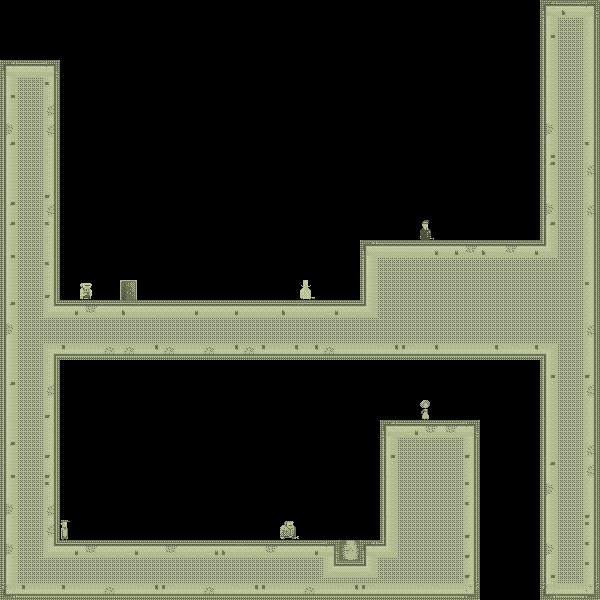

Rendered tile map (Tiled .tmx) drawn with the repository's tilesets; below, a short description and the full map source, tile grids included:
An orthogonal 30x30 tile map with 20x20 px tiles, 1 tile layer (bg).

<map version="1.0" orientation="orthogonal" width="30" height="30" tilewidth="20" tileheight="20">
 <tileset firstgid="1" name="tiles_sydney" tilewidth="20" tileheight="20">
  <image source="../../../../../SuperLemonadeFactory1989Content/Lemonade/tiles_management.png" width="400" height="400" />
  <terraintypes>
   <terrain name="regularBlocks" tile="-1" />
  </terraintypes>
  <tile id="8" terrain=",,,0" />
  <tile id="9" terrain=",,0,0" />
  <tile id="10" terrain=",,0,0" />
  <tile id="11" terrain=",,0,0" />
  <tile id="12" terrain=",,0,0" />
  <tile id="13" terrain=",,0,0" />
  <tile id="14" terrain=",,0," />
  <tile id="15" terrain="0,0,0," />
  <tile id="16" terrain="0,0,,0" />
  <tile id="28" terrain=",0,,0" />
  <tile id="34" terrain="0,,0," />
  <tile id="35" terrain="0,,0,0" />
  <tile id="36" terrain=",0,0,0" />
  <tile id="48" terrain=",0,,0" />
  <tile id="54" terrain="0,,0," />
  <tile id="68" terrain=",0,,0" />
  <tile id="74" terrain="0,,0," />
  <tile id="88" terrain=",0,,0" />
  <tile id="94" terrain="0,,0," />
  <tile id="108" terrain=",0,,0" />
  <tile id="114" terrain="0,,0," />
  <tile id="128" terrain=",0,," />
  <tile id="129" terrain="0,0,," />
  <tile id="130" terrain="0,0,," />
  <tile id="131" terrain="0,0,," />
  <tile id="132" terrain="0,0,," />
  <tile id="133" terrain="0,0,," />
  <tile id="134" terrain="0,,," />
  <tile id="194" terrain="0,0,0,0" />
  <tile id="356">
   <properties>
    <property name="LargeCrate" value="" />
   </properties>
  </tile>
  <tile id="380">
   <properties>
    <property name="Andre" value="" />
   </properties>
  </tile>
  <tile id="381">
   <properties>
    <property name="Liselot" value="" />
   </properties>
  </tile>
  <tile id="382">
   <properties>
    <property name="Amsterdaam" value="" />
   </properties>
  </tile>
  <tile id="383">
   <properties>
    <property name="Worker" value="" />
   </properties>
  </tile>
  <tile id="384">
   <properties>
    <property name="Inspector" value="" />
   </properties>
  </tile>
  <tile id="385">
   <properties>
    <property name="Chef" value="" />
   </properties>
  </tile>
  <tile id="386">
   <properties>
    <property name="Exit" value="" />
   </properties>
  </tile>
  <tile id="387">
   <properties>
    <property name="Trampoline" value="" />
   </properties>
  </tile>
  <tile id="388">
   <properties>
    <property name="SmallCrate" value="" />
   </properties>
  </tile>
  <tile id="389">
   <properties>
    <property name="SugarBag" value="" />
   </properties>
  </tile>
 </tileset>
 <layer name="bg" width="30" height="30">
  <data encoding="csv">
0,0,0,0,0,0,0,0,0,0,0,0,0,0,0,0,0,0,0,0,0,0,0,0,0,0,0,9,10,15,
0,0,0,0,0,0,0,0,0,0,0,0,0,0,0,0,0,0,0,0,0,0,0,0,0,0,0,109,195,55,
0,0,0,0,0,0,0,0,0,0,0,0,0,0,0,0,0,0,0,0,0,0,0,0,0,0,0,49,195,95,
9,13,15,0,0,0,0,0,0,0,0,0,0,0,0,0,0,0,0,0,0,0,0,0,0,0,0,89,195,95,
109,195,35,0,0,0,0,0,0,0,0,0,0,0,0,0,0,0,0,0,0,0,0,0,0,0,0,89,195,95,
89,195,75,0,0,0,0,0,0,0,0,0,0,0,0,0,0,0,0,0,0,0,0,0,0,0,0,49,195,95,
69,195,75,0,0,0,0,0,0,0,0,0,0,0,0,0,0,0,0,0,0,0,0,0,0,0,0,69,195,95,
29,195,55,0,0,0,0,0,0,0,0,0,0,0,0,0,0,0,0,0,0,0,0,0,0,0,0,109,195,35,
49,195,55,0,0,0,0,0,0,0,0,0,0,0,0,0,0,0,0,0,0,0,0,0,0,0,0,29,195,75,
49,195,115,0,0,0,0,0,0,0,0,0,0,0,0,0,0,0,0,0,0,0,0,0,0,0,0,89,195,95,
29,195,75,0,0,0,0,0,0,0,0,0,0,0,0,0,0,0,0,0,0,0,0,0,0,0,0,69,195,75,
29,195,35,0,0,0,0,0,0,0,0,0,0,0,0,0,0,0,0,0,0,383,0,0,0,0,0,29,195,55,
109,195,55,0,0,0,0,0,0,0,0,0,0,0,0,0,0,0,9,11,13,14,14,12,10,12,14,37,195,55,
49,195,35,0,0,0,0,0,0,0,0,0,0,0,0,0,0,0,89,195,195,195,195,195,195,195,195,195,195,55,
89,195,115,0,385,0,387,0,0,0,0,0,0,0,0,386,0,0,89,195,195,195,195,195,195,195,195,195,195,35,
29,195,36,14,12,11,10,13,13,14,13,14,13,13,10,11,14,13,37,195,195,195,195,195,195,195,195,195,195,95,
69,195,195,195,195,195,195,195,195,195,195,195,195,195,195,195,195,195,195,195,195,195,195,195,195,195,195,195,195,75,
49,195,16,130,133,132,132,134,132,131,132,134,132,130,134,134,132,131,133,134,130,134,131,131,134,133,134,17,195,55,
89,195,55,0,0,0,0,0,0,0,0,0,0,0,0,0,0,0,0,0,0,0,0,0,0,0,0,109,195,115,
29,195,75,0,0,0,0,0,0,0,0,0,0,0,0,0,0,0,0,0,0,0,0,0,0,0,0,49,195,75,
89,195,115,0,0,0,0,0,0,0,0,0,0,0,0,0,0,0,0,0,0,382,0,0,0,0,0,89,195,55,
49,195,95,0,0,0,0,0,0,0,0,0,0,0,0,0,0,0,0,9,14,12,12,15,0,0,0,49,195,55,
29,195,115,0,0,0,0,0,0,0,0,0,0,0,0,0,0,0,0,109,195,195,195,115,0,0,0,89,195,75,
109,195,115,0,0,0,0,0,0,0,0,0,0,0,0,0,0,0,0,89,195,195,195,95,0,0,0,29,195,75,
49,195,35,0,0,0,0,0,0,0,0,0,0,0,0,0,0,0,0,49,195,195,195,35,0,0,0,69,195,55,
69,195,75,0,0,0,0,0,0,0,0,0,0,0,0,0,0,0,0,89,195,195,195,35,0,0,0,49,195,115,
49,195,75,381,0,0,0,0,0,0,0,0,0,0,384,0,0,0,0,89,195,195,195,115,0,0,0,89,195,35,
69,195,36,14,12,13,14,11,12,13,14,10,11,12,13,14,151,388,149,194,195,195,195,115,0,0,0,69,195,35,
49,195,195,195,195,195,195,195,195,195,195,195,195,195,195,195,192,193,194,195,195,195,195,115,0,0,0,109,195,35,
129,130,131,130,131,132,133,134,130,131,132,133,134,130,131,132,133,134,130,131,133,133,131,135,0,0,0,129,133,135
</data>
 </layer>
 <objectgroup name="boxes" width="30" height="30" />
</map>
